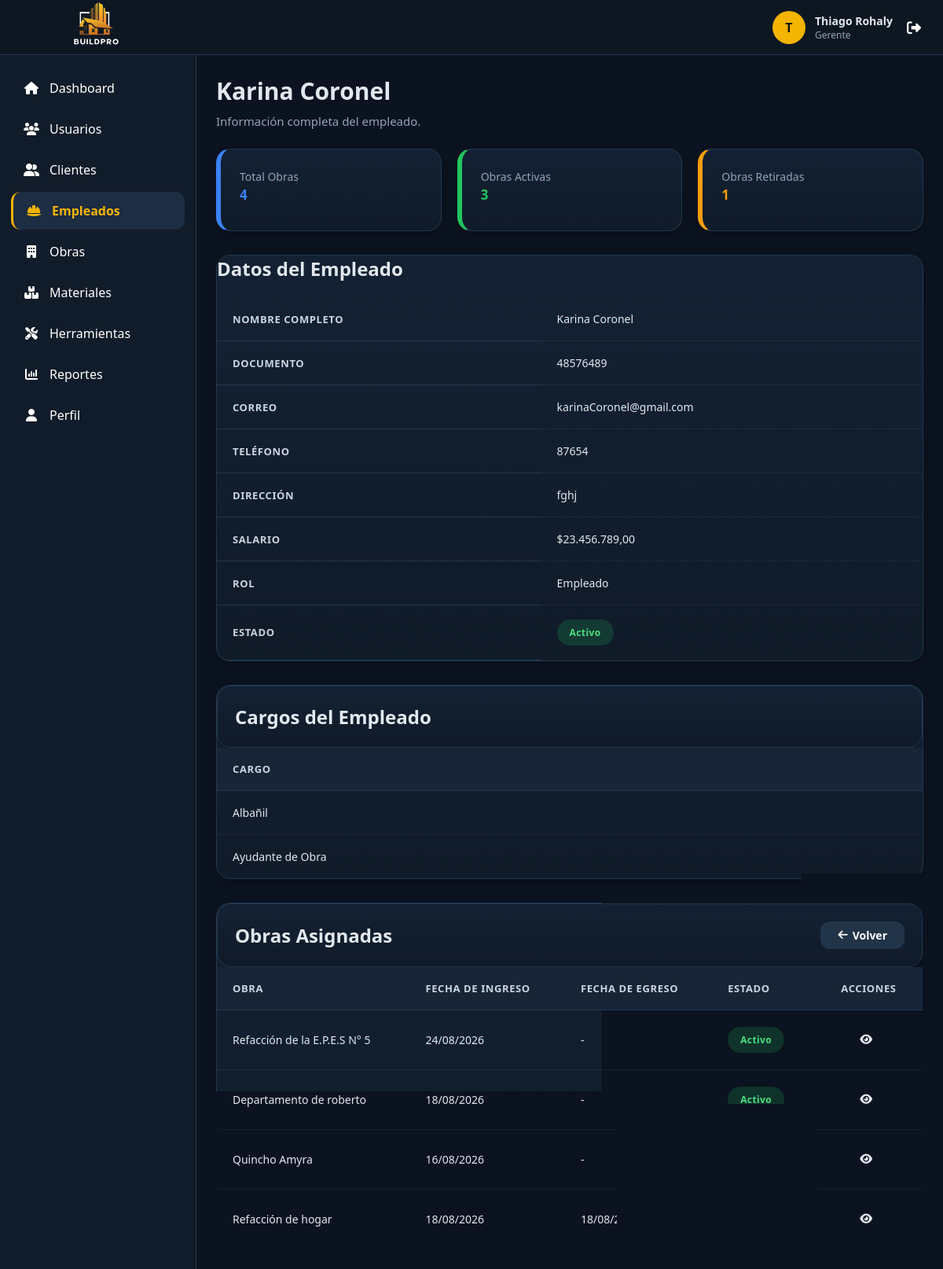
The page /vistas/empleados/ver.php?id=29 (signed in) on the database its author committed.
### tables this page shows
CREATE TABLE `usuario` (
  `id_usuario` int(11) NOT NULL,
  `id_rol` int(11) NOT NULL,
  `nombre` varchar(100) NOT NULL,
  `apellido` varchar(100) NOT NULL,
  `documento` varchar(20) DEFAULT NULL,
  `correo` varchar(150) NOT NULL,
  `contraseña` varchar(255) NOT NULL,
  `telefono` varchar(20) DEFAULT NULL,
  `direccion` varchar(255) DEFAULT NULL,
  `salario` decimal(12,2) DEFAULT NULL,
  `fecha_registro` datetime DEFAULT current_timestamp(),
  `estado` tinyint(1) DEFAULT 1 COMMENT '1=Activo, 0=Inactivo'
);

CREATE TABLE `empleado_cargo` (
  `id_empleado_cargo` int(11) NOT NULL,
  `id_usuario` int(11) NOT NULL,
  `id_cargo` int(11) NOT NULL
);

CREATE TABLE `cargo` (
  `id_cargo` int(11) NOT NULL,
  `nombre_cargo` varchar(100) NOT NULL,
  `descripcion` text DEFAULT NULL
);

CREATE TABLE `empleado_obra` (
  `id_empleado_obra` int(11) NOT NULL,
  `id_usuario` int(11) NOT NULL,
  `id_obra` int(11) NOT NULL,
  `fecha_ingreso` date NOT NULL,
  `fecha_egreso` date DEFAULT NULL,
  `motivo_egreso` varchar(255) DEFAULT NULL,
  `observaciones` text DEFAULT NULL,
  `estado` tinyint(1) DEFAULT 1,
  `id_cargo` int(11) NOT NULL
);

CREATE TABLE `obra` (
  `id_obra` int(11) NOT NULL,
  `id_usuario` int(11) NOT NULL,
  `id_jefe_obra` int(11) DEFAULT NULL,
  `nombre_obra` varchar(150) NOT NULL,
  `direccion` varchar(255) NOT NULL,
  `descripcion` text DEFAULT NULL,
  `fecha_inicio` date DEFAULT NULL,
  `fecha_fin` date DEFAULT NULL,
  `estado` enum('Planificacion','En Proceso','Finalizada','Cancelada','Suspendida') DEFAULT 'Planificacion',
  `activo` tinyint(1) NOT NULL DEFAULT 1
);

### modelos/Conexion.php (called while the page is built)
<?php
class Conexion {
    private $host = "localhost";
    private $usuario = "root";
    private $password = "";
    private $baseDatos = "constructora";
public function conectar(){
    try {
        $conexion = new PDO(
            "mysql:host=".$this->host.
            ";dbname=".$this->baseDatos.
            ";charset=utf8mb4",
            $this->usuario,
            $this->password
        );
        $conexion->setAttribute(
            PDO::ATTR_ERRMODE,
            PDO::ERRMODE_EXCEPTION
        );
        return $conexion;
    } catch(PDOException $e){
        die("Error de conexión: ".$e->getMessage());
    }
}
}
?>

### modelos/Usuario.php (called while the page is built, shortened)
<?php
require_once "Conexion.php";
class Usuario
{
    private $conexion;
    public function __construct()
    {
        $db = new Conexion();
        $this->conexion = $db->conectar();
    }
    public function buscarPorId($id)
    {
        $sql = "SELECT
                u.*,
                r.nombre_rol
            FROM usuario u
            INNER JOIN roles r
                ON u.id_rol = r.id_rol
            WHERE u.id_usuario = :id";
        $consulta = $this->conexion->prepare($sql);
        $consulta->execute([
            ":id" => $id
        ]);
        return $consulta->fetch(PDO::FETCH_ASSOC);
    }
    public function obtenerCargosEmpleado($id_usuario)
    {
        $sql = "SELECT
                ec.id_empleado_cargo,
                c.id_cargo,
                c.nombre_cargo
            FROM empleado_cargo ec
            INNER JOIN cargo c
                ON ec.id_cargo = c.id_cargo
            WHERE ec.id_usuario = :id_usuario
            ORDER BY c.nombre_cargo";
        $consulta = $this->conexion->prepare($sql);
        $consulta->execute([
            ":id_usuario" => $id_usuario
        ]);
        return $consulta->fetchAll(PDO::FETCH_ASSOC);
    }
}

### vistas/empleados/ver.php (the view, shortened to what this page needs)
<?php
require_once "../../modelos/Usuario.php";
$id = intval($_GET["id"]);
$usuarioModel = new Usuario();
$empleadoObraModel = new EmpleadoObra();
$empleado = $usuarioModel->buscarPorId($id);
$cargos = $usuarioModel->obtenerCargosEmpleado($id);
$conexion = $empleadoObraModel->getConexion();
$sql = "SELECT
            eo.id_empleado_obra,
            eo.id_obra,
            eo.fecha_ingreso,
            eo.fecha_egreso,
            eo.estado,
            eo.observaciones,
            o.nombre_obra
        FROM empleado_obra eo
        INNER JOIN obra o
            ON eo.id_obra = o.id_obra
        WHERE eo.id_usuario = ?
        ORDER BY
            eo.estado DESC,
            eo.fecha_ingreso DESC";
$stmt = $conexion->prepare($sql);
$stmt->execute([$id]);
$obras = $stmt->fetchAll(PDO::FETCH_ASSOC);
$totalObras = count($obras);
$obrasActivas = 0;
$obrasRetiradas = 0;
foreach ($obras as $obra) {
    if ($obra["estado"] == 1) {
        $obrasActivas++;
    } else {
        $obrasRetiradas++;
    }
}
require_once "../../layouts/header.php";
require_once "../../layouts/sidebar.php";
?>
<main class="content">
    <div class="page-title no-print">
        <h1>
            <?= htmlspecialchars(
                $empleado["nombre"] . " " . $empleado["apellido"]
            ); ?>
        </h1>
        <p>
            Información completa del empleado.
        </p>
    </div>
    <div class="alert-container">
        <div class="alert alert-info">
            <p>
                Total Obras
            </p>
            <h3>
                <?= $totalObras; ?>
            </h3>
        </div>
        <div class="alert alert-success">
            <p>
                Obras Activas
            </p>
            <h3>
                <?= $obrasActivas; ?>
            </h3>
        </div>
        <div class="alert alert-warning">
            <p>
                Obras Retiradas
            </p>
            <h3>
                <?= $obrasRetiradas; ?>
            </h3>
        </div>
    </div>
    <div class="table-container">
        <h2 style="margin-bottom:20px;">
            Datos del Empleado
        </h2>
        <table class="table">
            <tbody>
                <tr>
                    <th>
                        Nombre Completo
                    </th>
                    <td>
                        <?= htmlspecialchars(
                            $empleado["nombre"] . " " .
                            $empleado["apellido"]
                        ); ?>
                    </td>
                </tr>
                <tr>
                    <th>
                        Documento
                    </th>
                    <td>
                        <?= htmlspecialchars(
                            $empleado["documento"] ?? "No registrado"
                        ); ?>
                    </td>
                </tr>
                <tr>
                    <th>
                        Correo
                    </th>
                    <td>
                        <?= htmlspecialchars(
                            $empleado["correo"] ?? "No registrado"
                        ); ?>
                    </td>
                </tr>
                <tr>
                    <th>
                        Teléfono
                    </th>
                    <td>
                        <?= htmlspecialchars(
                            $empleado["telefono"] ?? "No registrado"
                        ); ?>
                    </td>
                </tr>
                <tr>
                    <th>
                        Dirección
                    </th>
                    <td>
                        <?= !empty($empleado["direccion"])
                            ? htmlspecialchars($empleado["direccion"])
                            : "No registrada"; ?>
                    </td>
                </tr>
                <tr>
                    <th>
                        Salario
                    </th>
                    <td>
                        <?php if (
                            isset($empleado["salario"]) &&
                            $empleado["salario"] !== "" &&
                            $empleado["salario"] !== null
                        ) { ?>
                            $<?= number_format(
                                $empleado["salario"],
                                2,
                                ",",
                                "."
                            ); ?>
                        <?php } else { ?>
                            No registrado
                        <?php } ?>
                    </td>
                </tr>
                <tr>
                    <th>
                        Rol
                    </th>
                    <td>
                        Empleado
                    </td>
                </tr>
                <tr>
                    <th>
                        Estado
                    </th>
                    <td>
                        <span class="<?= $empleado["estado"] == 1
                            ? "badge badge-success"
                            : "badge badge-danger"; ?>">
                            <?= $empleado["estado"] == 1
                                ? "Activo"
                                : "Inactivo"; ?>
                        </span>
                    </td>
                </tr>
            </tbody>
        </table>
    </div>
    <div class="table-container">
        <div class="toolbar">
            <div class="toolbar-left">
                <h2>
                    Cargos del Empleado
                </h2>
            </div>
        </div>
        <table class="table">
            <thead>
                <tr>
                    <th>
                        Cargo
                    </th>
                </tr>
            </thead>
            <tbody>
                <?php if (empty($cargos)) { ?>
                    <tr>
                        <td>
                            No posee cargos registrados.
                        </td>
                    </tr>
                <?php } else { ?>
                    <?php foreach ($cargos as $cargo) { ?>
                        <tr>
                            <td>
                                <?= htmlspecialchars(
                                    $cargo["nombre_cargo"]
                                ); ?>
                            </td>
                        </tr>
                    <?php } ?>
                <?php } ?>
            </tbody>
        </table>
    </div>
    <div class="table-container">
        <div class="toolbar">
            <div class="toolbar-left">
                <h2>
                    Obras Asignadas
                </h2>
            </div>
            <div>
                <a
                    href="index.php"
                    class="btn btn-secondary">
                    <i class="fa-solid fa-arrow-left"></i>
                    Volver
                </a>
            </div>
        </div>
        <table class="table">
            <thead>
                <tr>
                    <th>
                        Obra
                    </th>
                    <th>
                        Fecha de ingreso
                    </th>
                    <th>
                        Fecha de egreso
                    </th>
                    <th>
                        Estado
                    </th>
                    <th>
                        Acciones
                    </th>
                </tr>
            </thead>
            <tbody>
                <?php if (empty($obras)) { ?>
                    <tr>
                        <td colspan="5">
                            No posee obras asignadas.
                        </td>
                    </tr>
                <?php } else { ?>
                    <?php foreach ($obras as $obra) { ?>
                        <tr>
                            <td>
                                <?= htmlspecialchars(
                                    $obra["nombre_obra"]
                                ); ?>
                            </td>
                            <td>
                                <?=
                                    !empty($obra["fecha_ingreso"])
                                        ? date(
                                            "d/m/Y",
                                            strtotime(
                                                $obra["fecha_ingreso"]
                                            )
                                        )
                                        : "-";
                                ?>
                            </td>
                            <td>
                                <?=
                                    !empty($obra["fecha_egreso"])
                                        ? date(
                                            "d/m/Y",
                                            strtotime(
                                                $obra["fecha_egreso"]
                                            )
                                        )
                                        : "-";
                                ?>
                            </td>
                            <td>
                                <?php if ($obra["estado"] == 1) { ?>
                                    <span class="badge badge-success">
                                        Activo
                                    </span>
                                <?php } else { ?>
                                    <span class="badge badge-danger">
                                    </span>
                                <?php } ?>
                            </td>
                            <td>
                                <a
                                    href="../obras/ver.php?id=<?= $obra["id_obra"]; ?>"
                                    class="btn btn-info">
                                    <i class="fa-solid fa-eye"></i>
                                </a>
                            </td>
                        </tr>
                    <?php } ?>
                <?php } ?>
            </tbody>
        </table>
    </div>
</main>
<?php
require_once "../../layouts/footer.php";
?>

### assets/css/layout.css (style rules this page uses)
:root { --bg:#070d14; --surface:#111e2b; --surface-light:#182838; --surface-hover:#223448; --primary:#ffb703; --primary-hover:#fb8500; --text:#ffffff; --text-secondary:#94a3b8; --border:rgba(255,255,255,.08); --sidebar-width:250px; --navbar-height:70px; --radius:14px; --shadow: 0 8px 30px rgba(0,0,0,.25); }
* { margin:0; padding:0; box-sizing:border-box; font-family:"Segoe UI",sans-serif; }
html, body { width:100%; min-height:100%; overflow-x:hidden; }
body { background:var(--bg); color:var(--text); }
.content { margin-left:var(--sidebar-width); margin-top:var(--navbar-height); min-height:calc(100vh - var(--navbar-height)); padding:30px; background:var(--bg); }
.page-title { margin-bottom:25px; }
.page-title h1 { font-size:30px; font-weight:700; margin-bottom:8px; }
.page-title p { color:var(--text-secondary); font-size:15px; }
@media (max-width:1200px) { .content { padding:25px; } }
.content { transition: margin-left .30s ease, width .30s ease, padding .30s ease; }
table { width:100%; }
a { color:inherit; }

### rows shown on the page
usuario: nombre+apellido "Karina Coronel", documento "48576489", correo "karinaCoronel@gmail.com", telefono "87654", direccion "fghj", salario "23.456.789,00"
empleado_cargo: id_cargo.nombre_cargo "Albañil"
empleado_cargo: id_cargo.nombre_cargo "Ayudante de Obra"
empleado_obra: id_obra.nombre_obra "Refacción de la E.P.E.S N° 5", fecha_ingreso "24/08/2026", estado "Activo"
empleado_obra: id_obra.nombre_obra "Departamento de roberto", fecha_ingreso "18/08/2026", estado "Activo"
empleado_obra: id_obra.nombre_obra "Quincho Amyra", fecha_ingreso "16/08/2026"
empleado_obra: id_obra.nombre_obra "Refacción de hogar", fecha_ingreso "18/08/2026", fecha_egreso "18/08/2026"

### other values the page prints
substr($_SESSION['usuario']['nombre'],0,1) "T"
$_SESSION['usuario']['nombre'] "Thiago"
$_SESSION['usuario']['apellido'] "Rohaly"
$_SESSION['usuario']['rol'] "Gerente"
$item[1] "Dashboard"
$item[1] "Usuarios"
$item[1] "Clientes"
$item[1] "Empleados"
$item[1] "Obras"
$item[1] "Materiales"
$item[1] "Herramientas"
$item[1] "Reportes"
$item[1] "Perfil"
$totalObras "4"
$obrasActivas "3"
